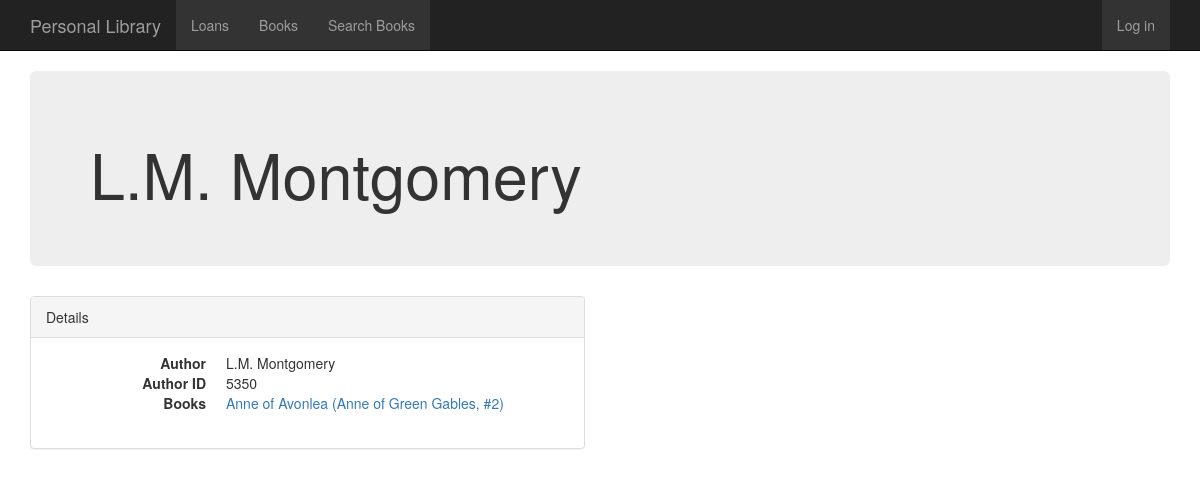
The page /author/5350 on the database as committed earlier.
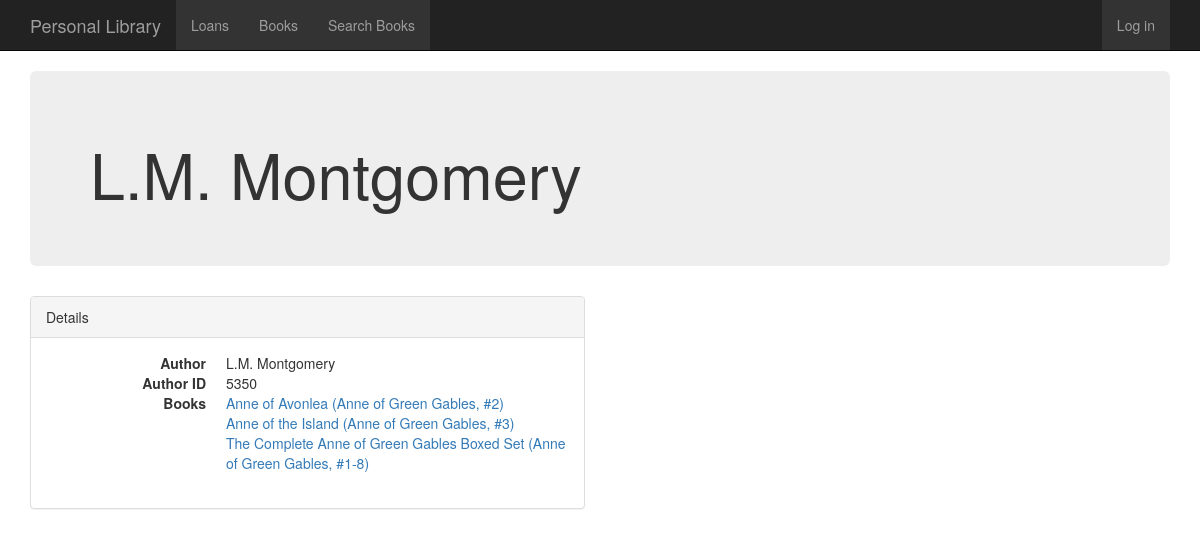
The same page on the database as committed later.
### libraryapp/models.py (models this page shows, shortened)
class Book(models.Model):
	title = models.CharField(max_length=256)
	isbn = models.IntegerField(null=True)
	author = models.ForeignKey(Author, related_name='books')
	small_image_url = models.URLField(max_length=200, null=True, blank=True)
	publisher = models.CharField(max_length=256, null=True)
	num_pages = models.IntegerField(null=True)
	pubyear = models.IntegerField(null=True, blank=True, default=0)
	pubday = models.IntegerField(null=True, blank=True)
	pubmonth = models.IntegerField(choices=MONTHS, null=True, blank=True)
	rating = models.CharField(max_length=256, null=True)
	url = models.URLField(max_length=200, null=True, blank=True)
	description = models.CharField(max_length=10000, null=True)

### libraryapp/views.py (the view)
# urls.py: url(r'^author/(?P<pk>\d+)$', AuthorDetail.as_view(), name='author_detail'),
class AuthorDetail(DetailView):
    model = Author
    def get_context_data(self, **kwargs):
        context = super(AuthorDetail, self).get_context_data(**kwargs)
        context['books'] = self.object.books.all()
        return context

### libraryapp/templates/libraryapp/author_detail.html (shortened to what this page needs)
{% extends 'libraryapp/base.html' %}
{% block content %}
<div class="container">
  <div class="jumbotron">
    <h1>{{author.author}}</h1>
  </div>
  <div class="row">
    <div class="col-md-6">
      <div class="panel panel-default">
        <div class="panel-heading">Details</div>
        <div class="panel-body">
          <dl class="dl-horizontal">
          	<dt>Author</dt>
            <dd>{{author.author}}</dd>
            <dt>Author ID</dt>
            <dd>{{author.id}}</dd>
            <dt>Books</dt>
            {% for book in books %}
            <dd><a href = "/books/{{book.id}}">{{book.title}}</a></dd>
            {% endfor %}
          </dl>
        </div>
      </div>
    </div>
{% endblock %}

Rows that differ between the two databases and show on the page:
added Book: title "Anne of the Island (Anne of Green Gables, #3)"
added Book: title "The Complete Anne of Green Gables Boxed Set (Anne of Green Gables, #1-8)"
